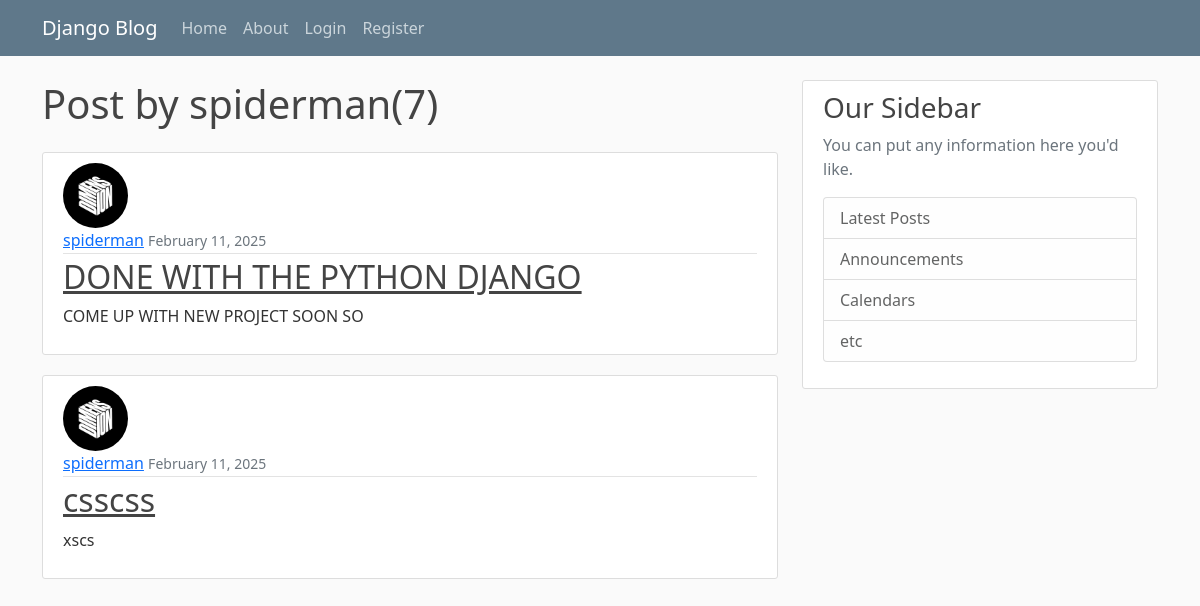
Page //user/spiderman/ on the committed database.
### blog/models.py (models this page shows, shortened)
class Post(models.Model):
    title=models.CharField(max_length=100)
    content=models.TextField()
    date_posted=models.DateTimeField(default=timezone.now)
    author=models.ForeignKey(User,on_delete=models.CASCADE)

### users/models.py (models this page shows, shortened)
class Profile(models.Model):
    user=models.OneToOneField(User,on_delete=models.CASCADE)
    image=models.ImageField(default='default.jpg',upload_to='profile_pics')

### blog/views.py (the view)
# urls.py: path('/user/<str:username>/',UserListView.as_view(),name='user-posts'),
class UserListView(ListView):
    model = Post
    template_name='blog/user_posts.html'
    context_object_name='posts'
    paginate_by=2
    def get_queryset(self):
        user=get_object_or_404(User,username=self.kwargs.get('username'))
        return Post.objects.filter(author=user).order_by('-date_posted')

### blog/templates/blog/user_posts.html
{% extends "blog/base.html" %}
{% block content %}
<h1 class="mb-4" >Post by {{view.kwargs.username}}({{page_obj.paginator.count}})</h1>
    {% for post in posts %}
    <article class="media content-section">
      <img src="{{post.author.profile.image.url}}" alt="profile-pic" class="rounded-circle article-img" >
        <div class="media-body">
          <div class="article-metadata">
            <a class="mr-2" href="{% url 'user-posts' post.author.username%}">{{post.author }}</a>
            <small class="text-muted">{{ post.date_posted|date:"F d, Y" }}</small>
          </div>
          <h2><a class="article-title" href="{% url 'post-detail' pk=post.id%}">{{post.title }}</a></h2>
          <p class="article-content">{{ post.content }}</p>
        </div>
      </article>
    {% endfor %}
{% endblock %}

### blog/static/blog/main.css (style rules this page uses)
body { background: #fafafa; color: #333333; margin-top: 5rem; }
h1, h2, h3, h4, h5, h6 { color: #444444; }
.content-section { background: #ffffff; padding: 10px 20px; border: 1px solid #dddddd; border-radius: 3px; margin-bottom: 20px; }
.article-title { color: #444444; }
.article-content { white-space: pre-line; }
.article-img { height: 65px; width: 65px; margin-right: 16px; }
.article-metadata { padding-bottom: 1px; margin-bottom: 4px; border-bottom: 1px solid #e3e3e3 }

### rows in the picture
Post: author.profile.image (picture), author "spiderman", date_posted "February 11, 2025", title "DONE WITH THE PYTHON DJANGO", content "COME UP WITH NEW PROJECT SOON SO"
Post: author.profile.image (picture), author "spiderman", date_posted "February 11, 2025", title "csscss", content "xscs"

### other values in the picture
{{ view.kwargs.username }} "spiderman"
{{ page_obj.paginator.count }} "7"
